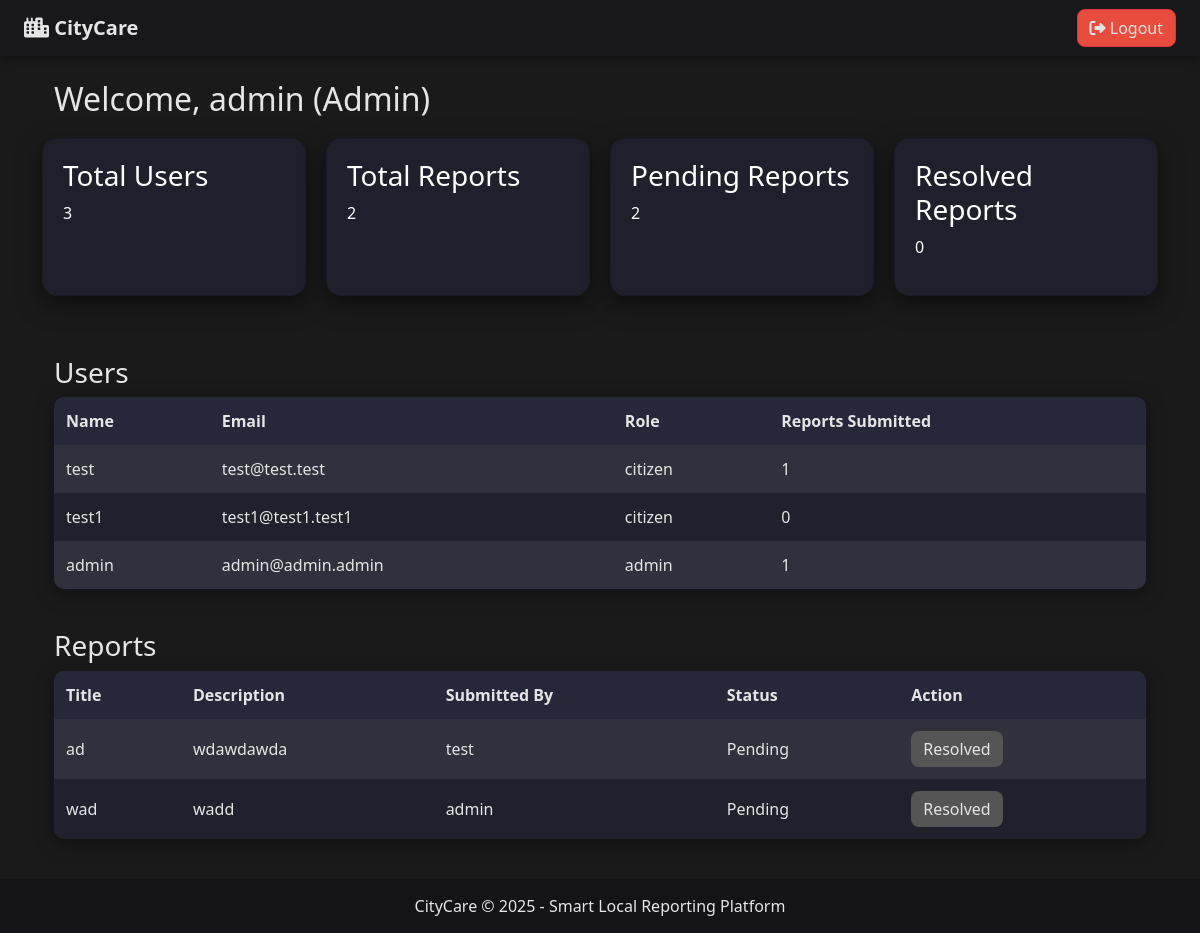
The app's page /admin.php (signed in), older data.
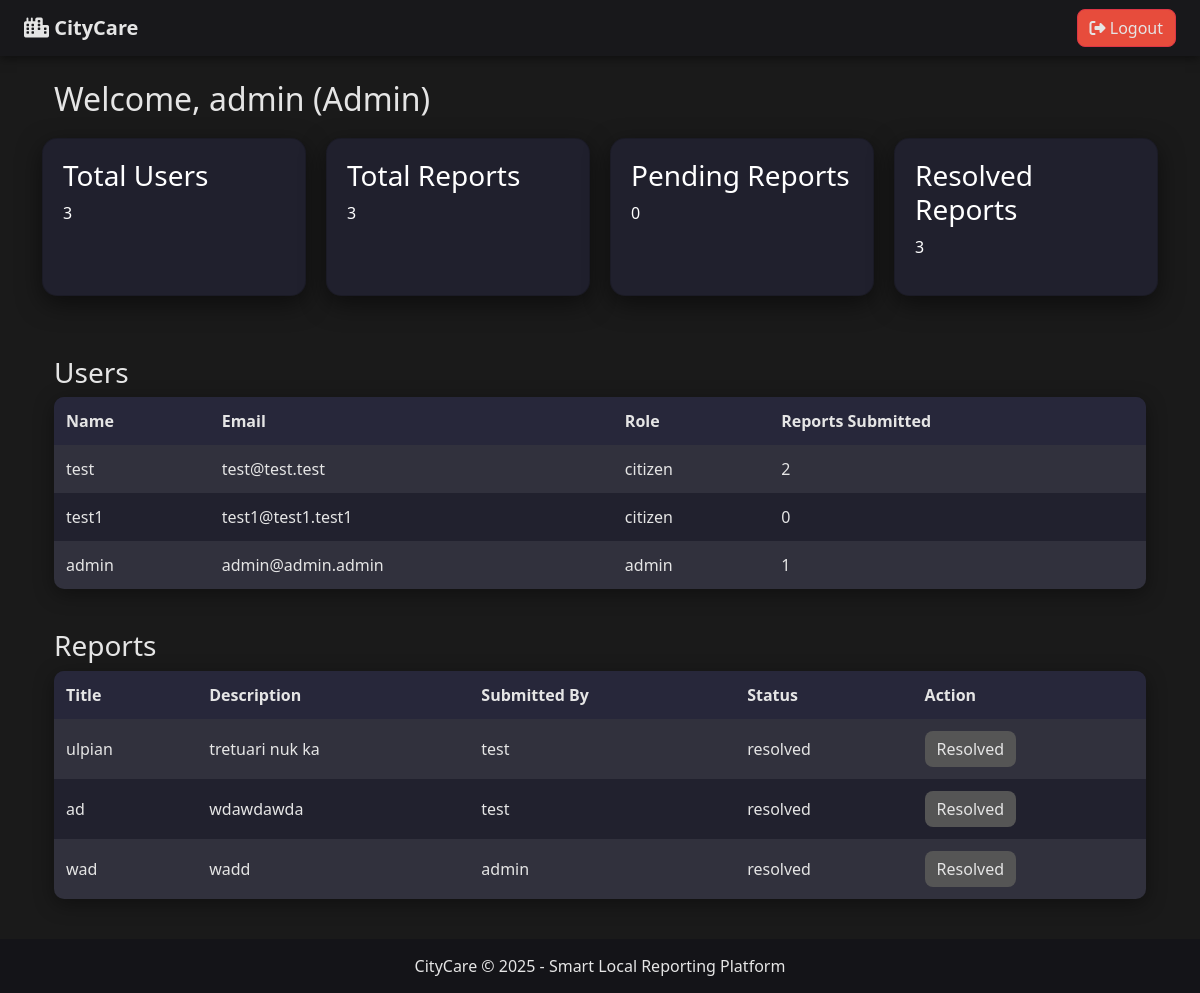
The same page, newer data.
### tables this page shows
CREATE TABLE `users` (
  `user_id` int(11) NOT NULL,
  `name` varchar(100) DEFAULT NULL,
  `email` varchar(100) DEFAULT NULL,
  `password` varchar(255) DEFAULT NULL,
  `role` enum('citizen','admin') DEFAULT 'citizen',
  `created_at` timestamp NOT NULL DEFAULT current_timestamp()
);

CREATE TABLE `reports` (
  `report_id` int(11) NOT NULL,
  `user_id` int(11) DEFAULT NULL,
  `category_id` int(11) DEFAULT NULL,
  `dept_id` int(11) DEFAULT NULL,
  `title` varchar(200) DEFAULT NULL,
  `description` text DEFAULT NULL,
  `location` varchar(255) DEFAULT NULL,
  `status` varchar(20) NOT NULL DEFAULT 'pending',
  `priority` enum('Low','Medium','High') DEFAULT 'Medium',
  `created_at` timestamp NOT NULL DEFAULT current_timestamp(),
  `category` varchar(50) NOT NULL
);

### admin.php (the view, shortened to what this page needs)
<?php
include("db.php");
$totalUsers = $conn->query("SELECT COUNT(*) as total FROM users")->fetch_assoc()['total'];
$totalReports = $conn->query("SELECT COUNT(*) as total FROM reports")->fetch_assoc()['total'];
$pendingReports = $conn->query("SELECT COUNT(*) as total FROM reports WHERE status='pending'")->fetch_assoc()['total'];
$resolvedReports = $conn->query("SELECT COUNT(*) as total FROM reports WHERE status='resolved'")->fetch_assoc()['total'];
?>
<?php include("header.php"); ?>
<div class="container">
    <h2>Welcome, <?= htmlspecialchars($_SESSION['name']) ?> <span class="badge-admin">(Admin)</span></h2>
    <div class="row" style="margin-top:20px;">
        <div class="card" style="margin-right:20px; padding:20px; flex:1; color:white;">
            <h3>Total Users</h3>
            <p><?= $totalUsers ?></p>
        </div>
        <div class="card" style="margin-right:20px; padding:20px; flex:1; color:white;">
            <h3>Total Reports</h3>
            <p><?= $totalReports ?></p>
        </div>
        <div class="card" style="margin-right:20px; padding:20px; flex:1; color:white;">
            <h3>Pending Reports</h3>
            <p><?= $pendingReports ?></p>
        </div>
        <div class="card" style="padding:20px; flex:1; color:white;">
            <h3>Resolved Reports</h3>
            <p><?= $resolvedReports ?></p>
        </div>
    </div>
    <h3 style="margin-top:40px;">Users</h3>
    <table>
        <tr>
            <th>Name</th>
            <th>Email</th>
            <th>Role</th>
            <th>Reports Submitted</th>
        </tr>
        <?php
        $users = $conn->query("SELECT u.user_id, u.name, u.email, u.role, COUNT(r.report_id) as reports_count
                               FROM users u
                               LEFT JOIN reports r ON u.user_id = r.user_id
                               GROUP BY u.user_id");
        while($user = $users->fetch_assoc()):
        ?>
        <tr>
            <td><?= htmlspecialchars($user['name']) ?></td>
            <td><?= htmlspecialchars($user['email']) ?></td>
            <td><?= htmlspecialchars($user['role']) ?></td>
            <td><?= $user['reports_count'] ?></td>
        </tr>
        <?php endwhile; ?>
    </table>
    <h3 style="margin-top:40px;">Reports</h3>
    <table>
        <tr>
            <th>Title</th>
            <th>Description</th>
            <th>Submitted By</th>
            <th>Status</th>
            <th>Action</th>
        </tr>
        <?php
        $reports = $conn->query("SELECT r.report_id, r.title, r.description, r.status, u.name as user_name
                                 FROM reports r
                                 JOIN users u ON r.user_id = u.user_id
                                 ORDER BY r.report_id DESC");
        while($report = $reports->fetch_assoc()):
        ?>
        <tr>
            <td><?= htmlspecialchars($report['title']) ?></td>
            <td><?= htmlspecialchars($report['description']) ?></td>
            <td><?= htmlspecialchars($report['user_name']) ?></td>
            <td><?= htmlspecialchars($report['status']) ?></td>
            <td>
                <?php if($report['status'] == 'pending'): ?>
        <a href="update_status.php?id=<?= $report['report_id'] ?>&status=resolved" class="btn btn-success">Resolve</a>
    <?php else: ?>
        <span class="btn btn-primary" style="cursor: default;">Resolved</span>
    <?php endif; ?>
</td>
        </tr>
        <?php endwhile; ?>
    </table>
</div>
<?php include("footer.php"); ?>

### header.php (shortened to what this page needs)
<!DOCTYPE html>
<html>
<head>
    <link rel="stylesheet" href="https://cdn.jsdelivr.net/npm/bootstrap@5.3.3/dist/css/bootstrap.min.css">
    <link rel="stylesheet" href="https://cdnjs.cloudflare.com/ajax/libs/font-awesome/6.5.0/css/all.min.css">
    <link rel="stylesheet" href="https://unpkg.com/leaflet/dist/leaflet.css"/>
    <link rel="stylesheet" href="style.css">
</head>
<body>
<nav class="navbar navbar-expand-lg navbar-dark px-4">
    <a class="navbar-brand fw-bold" href="dashboard.php"><i class="fa-solid fa-city"></i> CityCare</a>
    <div class="ms-auto d-flex">
        <?php if(isset($_SESSION['user_id'])): ?>
            <a href="logout.php" class="btn btn-danger"><i class="fa-solid fa-right-from-bracket"></i> Logout</a>
        <?php else: ?>
            <a href="login.php" class="btn btn-primary me-2">Login</a>
            <a href="register.php" class="btn btn-success">Register</a>
        <?php endif; ?>
    </div>
</nav>
<div class="container mt-4">

### footer.php (shortened to what this page needs)
</div>
<footer>
    CityCare © 2025 - Smart Local Reporting Platform
</footer>
</body>
</html>

### style.css (style rules this page uses)
:root { --bg: #1a1a1a; --card-bg: rgba(35,35,50,0.85); --text: #e5e5e5; --primary: #cccccc; --secondary: #bbbbbb; --warning: #f1c40f; --error: #e74c3c; --footer-bg: #141418; }
html, body { height: 100%; margin: 0; background: var(--bg); color: var(--text); font-family: 'Segoe UI', sans-serif; display: flex; flex-direction: column; }
.container { flex: 1; }
.navbar { background: #18181b; box-shadow: 0 2px 10px rgba(0,0,0,0.5); }
.navbar a { color: var(--text); text-decoration: none; }
.card { background: var(--card-bg); border-radius: 15px; padding: 20px; margin-bottom: 20px; box-shadow: 0 8px 25px rgba(0,0,0,0.5); backdrop-filter: blur(10px); transition: transform 0.3s, box-shadow 0.3s; }
.btn-primary { background: #555555; color: var(--text); border: none; border-radius: 8px; transition: 0.3s; }
.btn-danger { background: var(--error); color: #fff; border-radius: 8px; }
table { width: 100%; border-collapse: collapse; border-radius: 10px; overflow: hidden; background: var(--card-bg); box-shadow: 0 5px 20px rgba(0,0,0,0.4); }
table th { background: rgba(40,40,60,0.9); color: var(--text); padding: 12px; text-align: left; }
table td { padding: 12px; }
table tr:nth-child(even) { background: rgba(255,255,255,0.07); }
footer { text-align: center; padding: 15px; background: var(--footer-bg); color: var(--text); margin-top: 40px; }
body, .card, input, select, textarea, table { transition: 0.3s; }

Row changes from the older to the newer data that the page shows:
computed for users "test": reports_count "1" → "2"
added reports: title "ulpian", description "tretuari nuk ka", user.name "test", status "resolved", shows "Resolved"
changed reports "ad": status "Pending" → "resolved"
changed reports "wad": status "Pending" → "resolved"
Text that changed along with them:
$totalReports: "2" → "3"
$pendingReports: "2" → "0"
$resolvedReports: "0" → "3"
